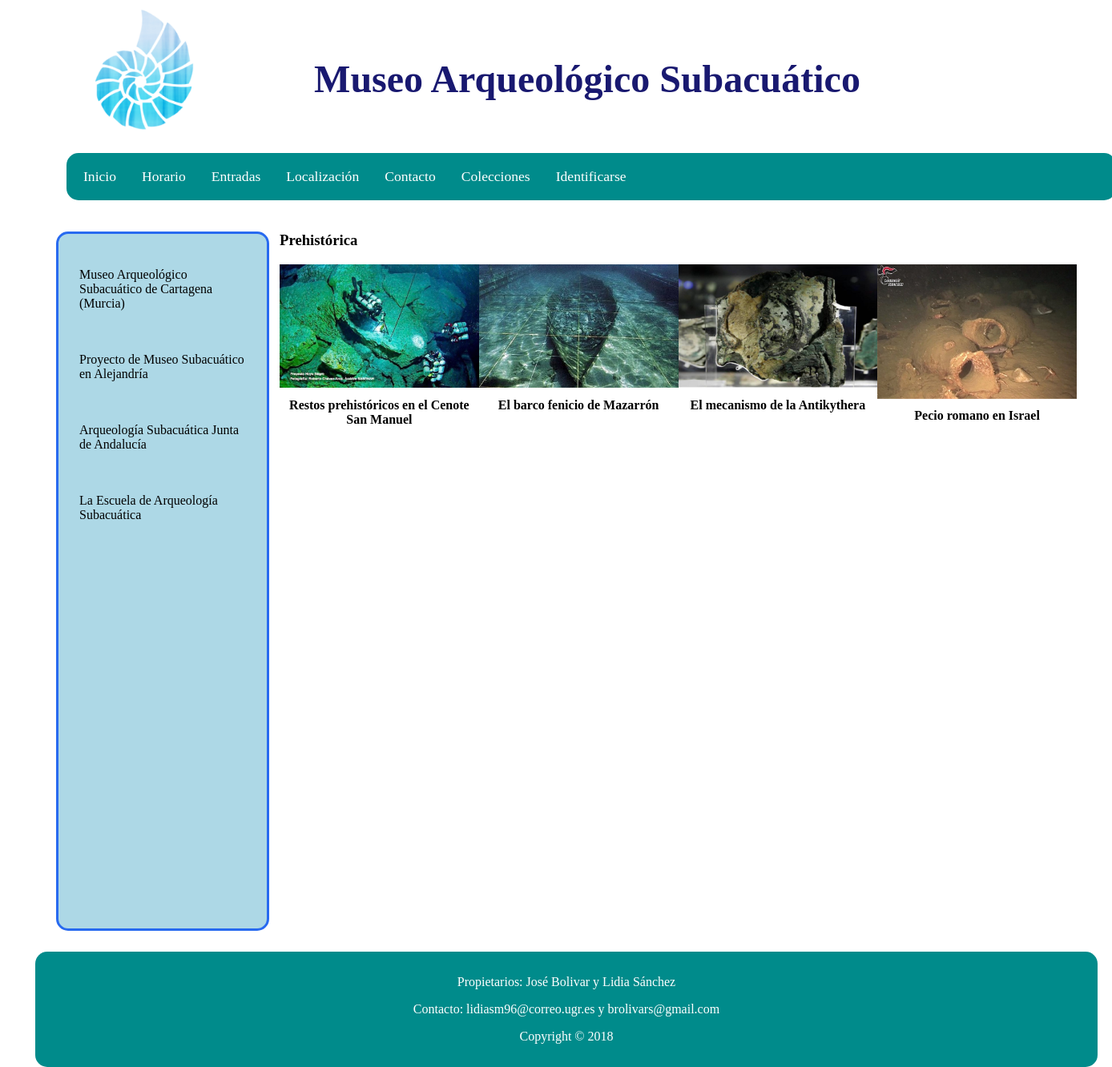
/PHP/index.php?coleccion=Prehistórica, run on the app's committed database.
### tables this page shows
CREATE TABLE `obras` (
  `ID` int(3) NOT NULL,
  `miniatura` text NOT NULL,
  `descripcion` text NOT NULL,
  `Titulo` text NOT NULL,
  `Imagen` text NOT NULL,
  `Fecha_Publicacion` timestamp NULL DEFAULT NULL ON UPDATE CURRENT_TIMESTAMP,
  `Fecha_Modificacion` timestamp NOT NULL DEFAULT '0000-00-00 00:00:00'
);

### PHP/index.php (called while the page is built, shortened)
<?php
    require_once("bd/ConexionBD.php");
    require("controladores/controlador_Colecciones.php");
?>

### PHP/bd/ConexionBD.php (called while the page is built, shortened)
<?php
    class ConexionBD {
        public static function abrirConexion() {
    	    $conexion = new mysqli('localhost', 'sibw1718', 'sibw1718') or exit('No se pudo conectar con el servidor');
    	    mysqli_select_db($conexion,'p4_sibw_bd') or die ( "No se ha podido conectar a la base de datos" );
        	mysqli_set_charset($conexion, 'utf8');
        	return $conexion;
        }
    }
?>

### PHP/modelos/modelo_Obras.php (called while the page is built, shortened)
<?php
class ModeloObras{
	public $conexionBD;
    public function __construct() {
	    $this->conexionBD = ConexionBD::abrirConexion();
    }
    public function getColeccion($id_coleccion) {
        $seleccion = "SELECT obra_asociada FROM colecciones INNER JOIN
            obras ON colecciones.obra_asociada=obras.ID WHERE nombre_coleccion='$id_coleccion'";
        $resultado = mysqli_query ($this->conexionBD, $seleccion);
        $obrasColeccion = array();
        while ( $fila = mysqli_fetch_array ($resultado, MYSQLI_ASSOC) ) {
            $obrasColeccion[] = $fila['obra_asociada'];
        }
        $obrasColeccion_todo = array();
        $numFilas = mysqli_num_rows($resultado);
        $indice = 0;
        while ($indice < $numFilas) {
            $consulta2 = "SELECT * FROM obras WHERE ID='$obrasColeccion[$indice]' ";
            $resultado2 = mysqli_query ($this->conexionBD, $consulta2);
            while ( $fila2 = mysqli_fetch_array ($resultado2, MYSQLI_ASSOC) ) {
                $obrasColeccion_todo[] = $fila2;
            }
            $indice = $indice + 1;
        }
        return $obrasColeccion_todo;
    }
}
?>

### PHP/vistas/coleccion.php (the view)
<html>
	<?php include("cabeceraObra.php"); ?>
	<body>
	    <div id="pagina">
	    	<?php
	    		include("header.php");
            	include("sidebar.php");
			?>
			<h3 id="titulo_coleccion">
				<?php echo $nombreColeccionSeleccionada; ?>
			</h3>
			<div class="bloque_obras_colecciones">
				<?php
					for ($i=0; $i < count($coleccionSeleccionada); $i++){
						echo	"<div class='obras'> ";
						echo	"<a href='?obra=".$coleccionSeleccionada[$i]['ID']."'>" ;
						echo 	"<img src='../Imagenes/" .$coleccionSeleccionada[$i]['Imagen']. "'>";
						echo	"<div class='pie_foto'>" .$coleccionSeleccionada[$i]['Titulo']. "</div>";
						echo	"</a>";
						echo	"</div>";
					}
				?>
			</div>
			<?php include("footer.php");?>
		</div>
	</body>
</html>

### CSS/estilo-obras-portada.css (style rules this page uses)
body { font-size: 100%; padding: 0; margin: 0; }
#pagina { width: 1300px; height: auto; position: relative; margin:0 auto; }
img { width: 100%; height: auto; }
.obras img { width: 100%; height: auto; float: left; margin-bottom: 5%; }
.obras a { text-decoration: none; }
.pie_foto { text-align: center; color: black; font-weight: bold; font-size: 100%; margin-bottom: 10%; width: 100%; }
.bloque_obras_colecciones { display: flex; margin-bottom: 2%; min-width: 60%; }
#titulo_coleccion { margin-right: 150px; margin-left: 50px; }

### CSS/estilo-print.css (style rules this page uses)
body { font-size: 100%; margin-left: 50px; }
img { width: 100%; height: 20%; position: absolute; margin-top: -40%; }
.pie_foto { text-align: center; color: black; font-weight: bold; font-size: 100%; margin-bottom: 10%; margin-top: -10%; width: 100%; position: absolute; }
#titulo_coleccion { margin-right: 150px; margin-left: 50px; }

### data on the page
obras: Imagen (picture), Titulo "Restos prehistóricos en el Cenote San Manuel"
obras: Imagen (picture), Titulo "El barco fenicio de Mazarrón"
obras: Imagen (picture), Titulo "El mecanismo de la Antikythera"
obras: Imagen (picture), Titulo "Pecio romano en Israel"

### other printed values
$nombresMenus[$i] "Inicio"
$nombresMenus[$i] "Horario"
$nombresMenus[$i] "Entradas"
$nombresMenus[$i] "Localización"
$nombresMenus[$i] "Contacto"
$nombresMenus[$i] "Colecciones"
$nombresMenus[$i] "Identificarse"
$nombreColeccionSeleccionada "Prehistórica"
